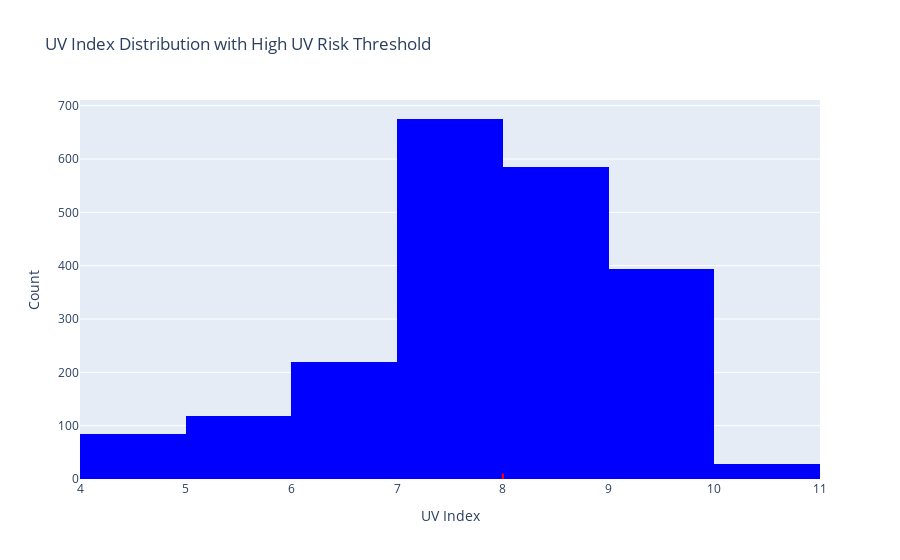

The notebook cell this image was saved under:
### Markdown cell above
---

UV Index Distribution with High UV Risk Threshold:

### Code cell
fig = go.Figure()
fig.add_trace(go.Histogram(x=df['uvindex'],name='UV Index',xbins=dict(start=0,end=15,size=1,),marker_color='blue',))
fig.add_shape(go.layout.Shape(type='line',x0=8,x1=8,y0=0,y1=10,line=dict(color='red', width=2, dash='dash'),name='High UV Risk Threshold'))
fig.update_layout(title='UV Index Distribution with High UV Risk Threshold',xaxis_title='UV Index',yaxis_title='Count',)
fig.show()
fig.write_html("Comilla_UV_Index_Distribution.html")

### Figure 1 — Plotly figure (JSON) as saved in the notebook; plotly's stock layout.template omitted (floating-point values rounded to 4 significant figures; data arrays with more than 128 entries replaced by an {"elided": "..."} marker saying what was removed)
{"data": [{"marker": {"color": "blue"}, "name": "UV Index", "type": "histogram", "x": {"elided": "2104 int values"}, "xbins": {"end": 15, "size": 1, "start": 0}}], "layout": {"autosize": true, "shapes": [{"line": {"color": "red", "dash": "dash", "width": 2}, "name": "High UV Risk Threshold", "type": "line", "x0": 8, "x1": 8, "y0": 0, "y1": 10}], "title": {"text": "UV Index Distribution with High UV Risk Threshold"}, "xaxis": {"autorange": true, "range": [4, 11], "title": {"text": "UV Index"}, "type": "linear"}, "yaxis": {"autorange": true, "range": [-3.971, 710.7], "title": {"text": "Count"}}}}
